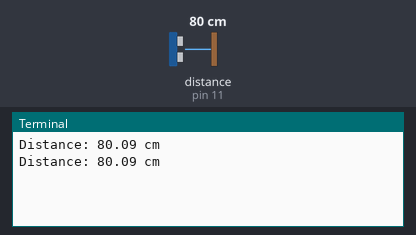
The program below on a simulated Raspberry Pi (header pin numbers). Shown: the last lines printed to the terminal. The inputs (shaded band) are chosen by the test bench; at power-on: distance to the obstacle (sensor on pin 11) 80 cm. The echo pulse lasts 58.3 µs per cm; databases and web services accept everything at once and return nothing; the clock reads 2024-03-15 10:24:30 at power-on unless the program sets it.

Above: at 1.2 s.
1.3 s: distance to the obstacle (sensor on pin 11) set to 2 cm
At 2.6 s:
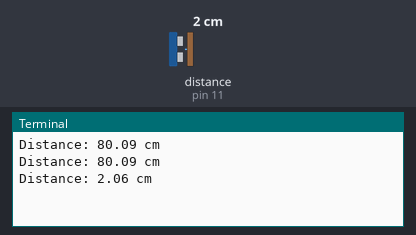
2.8 s: distance to the obstacle (sensor on pin 11) set to 4 cm
At 3.7 s:
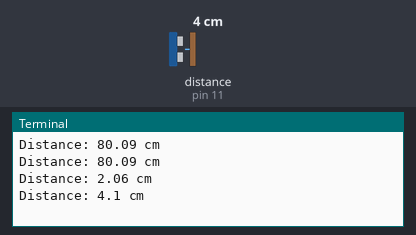
Timing chart, 0 to 5.8 s (numbered marks = the images above; inputs shaded):
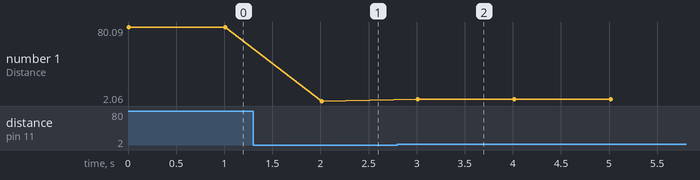

Measured:
- after the input at 1.3 s, the terminal: prints a new line after 0.71 s (image 1)
- after the input at 2.8 s, the terminal: prints a new line after 0.21 s (image 2)
- plotted number 1: 80.09 → 2.06 after the input at 1.3 s, 2.06 → 4.1 after the input at 2.8 s

The program:

ultrakeubi2.py
```python
import time
import RPi.GPIO as GPIO
from ubidots import ApiClient

GPIO.setmode(GPIO.BOARD)
trigger_pin = 13
echo_pin = 11
GPIO.setup(trigger_pin, GPIO.OUT)
GPIO.setup(echo_pin, GPIO.IN)

api = ApiClient(token='a88d181b90a79a2b9c708fa9a1c88b4a29b')

def measure_distance():
    GPIO.output(trigger_pin, GPIO.HIGH)
    time.sleep(0.00001)
    GPIO.output(trigger_pin, GPIO.LOW)

    while GPIO.input(echo_pin) == 0:
        pulse_start = time.time()

    while GPIO.input(echo_pin) == 1:
        pulse_end = time.time()

    pulse_duration = pulse_end - pulse_start
    distance = pulse_duration * 17150
    distance = round(distance, 2)
    return distance

def measure_distance():
    GPIO.output(trigger_pin, GPIO.HIGH)
    time.sleep(0.00001)
    GPIO.output(trigger_pin, GPIO.LOW)

    while GPIO.input(echo_pin) == 0:
        pulse_start = time.time()

    while GPIO.input(echo_pin) == 1:
        pulse_end = time.time()

    pulse_duration = pulse_end - pulse_start
    distance = pulse_duration * 17150
    distance = round(distance, 2)
    return distance

while True:
    distance=measure_distance()
    print("Distance: {} cm".format(distance))

    # Kirim data ke Ubidots
    variable = api.get_variable('VARIABLE_ID')
    response = variable.save_value({'value': distance})

    time.sleep(1)  # Tunggu 1 detik sebelum mengukur kembali
```
